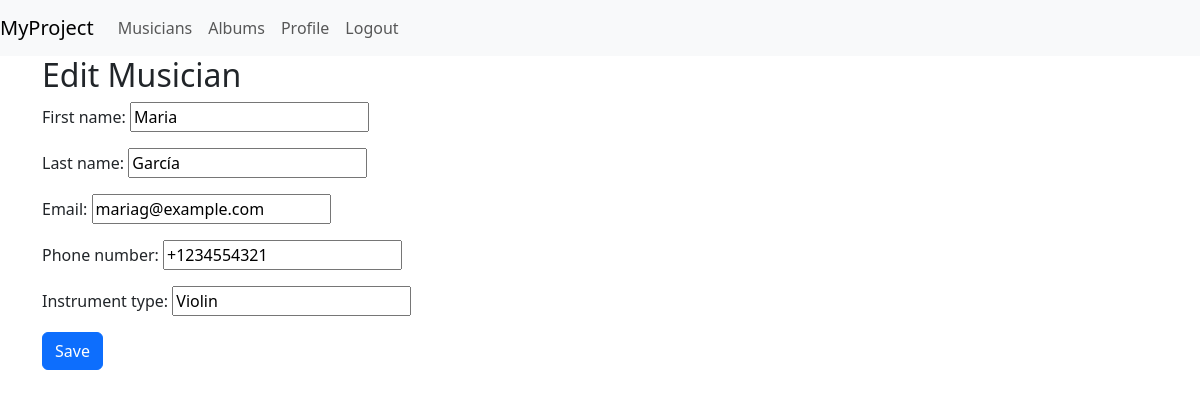
The page /musicians/4/edit/ (signed in) on the database its author committed.
### musicians_directory/models.py (models this page shows, shortened)
class Musician(models.Model):
    first_name = models.CharField(max_length=100)
    last_name = models.CharField(max_length=100)
    email = models.EmailField()
    phone_number = models.CharField(max_length=15)
    instrument_type = models.CharField(max_length=100)

### musicians_directory/views.py (the view)
# urls.py: path('musicians/<int:pk>/edit/', MusicianUpdateView.as_view(), name='musician_edit'),
class MusicianUpdateView(LoginRequiredMixin, UpdateView):
    model = Musician
    form_class = MusicianForm
    template_name = 'musician_form.html'
    success_url = reverse_lazy('musician_list')

### musicians_directory/forms.py
class MusicianForm(forms.ModelForm):
    class Meta:
        model = Musician
        fields = ['first_name', 'last_name', 'email', 'phone_number', 'instrument_type']

### musicians_directory/templates/musician_form.html (shortened to what this page needs)
{% extends 'base.html' %}
{% block content %}
<h2>{% if object %}Edit Musician{% else %}Add Musician{% endif %}</h2>
<form method="post" novalidate>
    {{ form.as_p }}
    <button type="submit" class="btn btn-primary">Save</button>
</form>
{% endblock %}

### rows shown on the page
Musician: first_name "Maria", last_name "García", email "mariag@example.com", phone_number "+1234554321", instrument_type "Violin"
